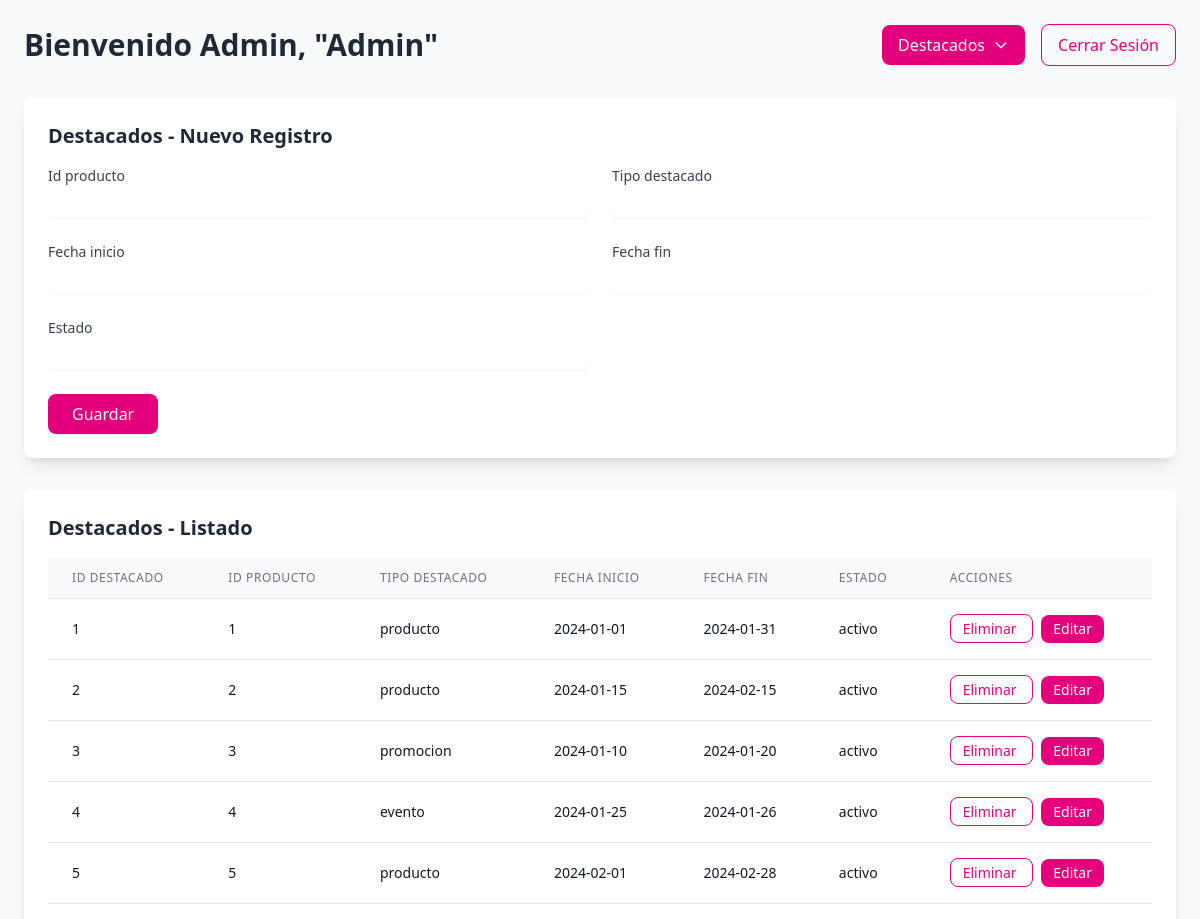
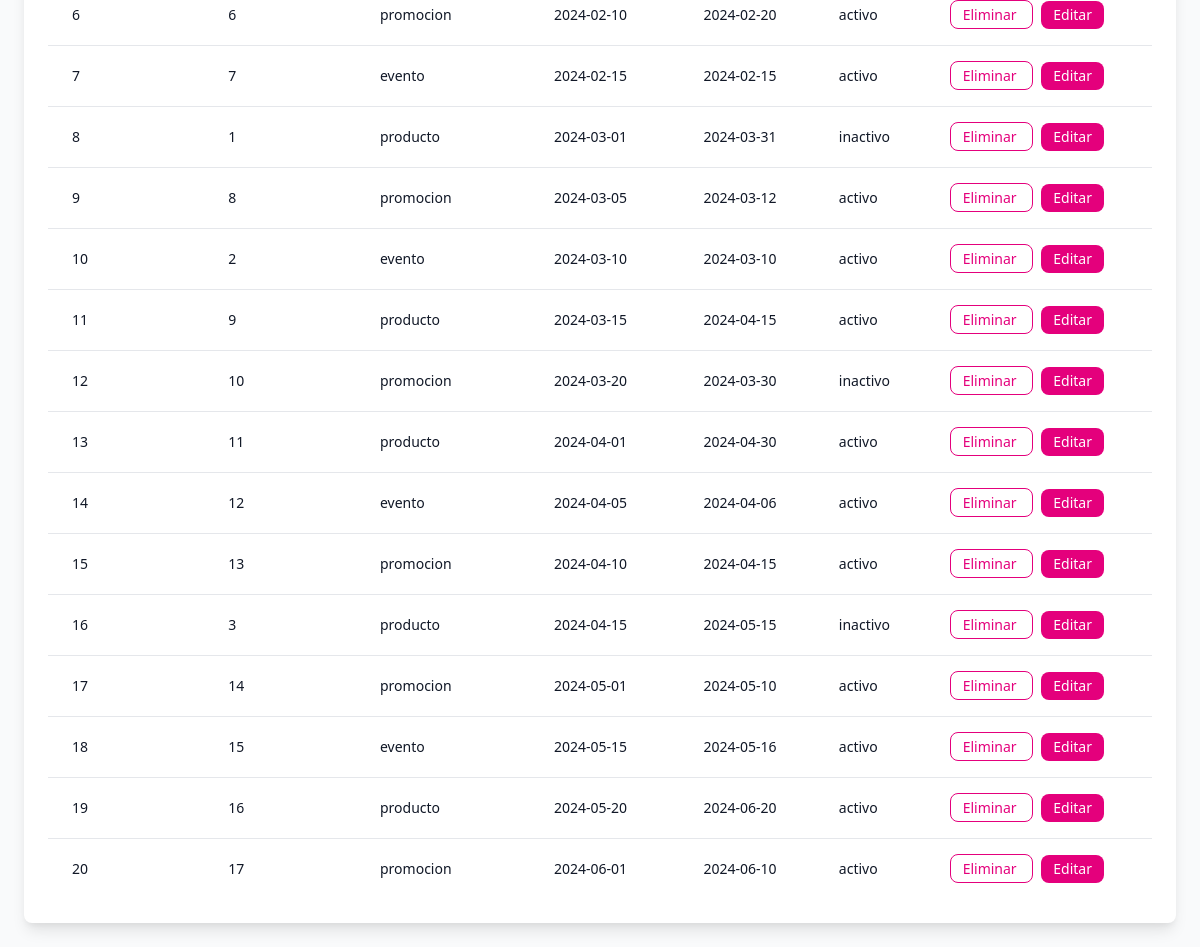
The app's page /empleado/dashboard.php?module=destacados (signed in) with its own data (2 pictures, top to bottom).
### tables this page shows
CREATE TABLE `destacados` (
  `id_destacado` int(11) NOT NULL,
  `id_producto` int(11) DEFAULT NULL,
  `tipo_destacado` enum('producto','evento','promocion') NOT NULL,
  `fecha_inicio` date NOT NULL,
  `fecha_fin` date NOT NULL,
  `estado` enum('activo','inactivo') DEFAULT 'activo'
);

### empleado/dashboard.php (the view, shortened to what this page needs)
<!DOCTYPE html>
<html lang="es">
<head>
    <link href="https://cdnjs.cloudflare.com/ajax/libs/tailwindcss/2.2.19/tailwind.min.css" rel="stylesheet">
</head>
<body class="bg-gray-50">
    <?php
    require_once('../configuracion.php');
    try {
        $pdo = new PDO(
            "mysql:host=" . DB_HOST . ";dbname=" . DB_NAME . ";charset=utf8",
            DB_USER,
            DB_PASS,
            array(PDO::ATTR_ERRMODE => PDO::ERRMODE_EXCEPTION)
        );
    } catch (PDOException $e) {
        die("Error de conexión: " . $e->getMessage());
    }
    $empleado = $_SESSION['empleado'];
    $stmt = $pdo->query("SHOW TABLES");
    $tables = $stmt->fetchAll(PDO::FETCH_COLUMN);
    $modules = [];
    foreach ($tables as $table) {
        $stmt = $pdo->prepare("DESCRIBE $table");
        $stmt->execute();
        $fields = $stmt->fetchAll(PDO::FETCH_ASSOC);
        $fieldsArray = array_column($fields, 'Field');
        $labels = array_map(function ($field) {
            return ucfirst(str_replace('_', ' ', $field));
        }, $fieldsArray);
        $types = array_map(function ($field) {
            switch ($field) {
                case 'email':
                    return 'email';
                case 'password':
                case 'contrasena':
                    return 'password';
                case 'fecha':
                    return 'date';
                case 'telefono':
                    return 'tel';
                default:
                    return 'text';
            }
        }, $fieldsArray);
        $primaryKey = array_column($fields, 'Key');
        $primaryKeyField = $fieldsArray[array_search('PRI', $primaryKey)];
        $modules[$table] = [
            'table' => $table,
            'fields' => $fieldsArray,
            'labels' => $labels,
            'types' => $types,
            'primaryKey' => $primaryKeyField
        ];
    }
    $moduleToShow = $_GET['module'] ?? 'empleados';
    ?>
    <div class="min-h-screen p-6">
        <div class="max-w-7xl mx-auto">
            <div class="flex justify-between items-center mb-8">
                <h1 class="text-3xl font-bold text-gray-800">Bienvenido
                    <?php echo htmlspecialchars($empleado['puesto'] === 'admin' ? 'Admin' : 'Trabajador'); ?>,
                    "<?php echo htmlspecialchars($empleado['nombre']); ?>"
                </h1>
                <div class="flex items-center">
                    <div class="relative dropdown">
                        <button class="btn-primary px-4 py-2 rounded-lg flex items-center space-x-2" onclick="toggleDropdown(event)">
                            <span><?php echo ucfirst($moduleToShow); ?></span>
                            <svg class="w-4 h-4" fill="none" stroke="currentColor" viewBox="0 0 24 24">
                                <path stroke-linecap="round" stroke-linejoin="round" stroke-width="2"
                                    d="M19 9l-7 7-7-7" />
                            </svg>
                        </button>
                    </div>
                    <a href="logout.php" class="btn-outline px-4 py-2 rounded-lg ml-4">
                        Cerrar Sesión
                    </a>
                </div>
            </div>
            <div class="bg-white rounded-lg shadow-lg p-6 mb-8">
                <h2 class="text-xl font-semibold mb-4 text-gray-800">
                    <?php echo ucfirst($moduleToShow); ?> - Nuevo Registro
                </h2>
                <form action="" method="POST">
                    <div class="grid grid-cols-1 md:grid-cols-2 gap-6">
                        <?php foreach ($modules[$moduleToShow]['fields'] as $index => $field): ?>
                            <?php if ($field !== $modules[$moduleToShow]['primaryKey']): ?>
                                <div>
                                    <label class="block text-sm font-medium text-gray-700 mb-2">
                                        <?php echo $modules[$moduleToShow]['labels'][$index]; ?>
                                    </label>
                                    <input type="<?php echo $modules[$moduleToShow]['types'][$index]; ?>"
                                        name="<?php echo $field; ?>"
                                        class="w-full rounded-md border-gray-300 shadow-sm focus:border-primary focus:ring focus:ring-primary focus:ring-opacity-50"
                                        required>
                                </div>
                            <?php endif; ?>
                        <?php endforeach; ?>
                    </div>
                    <div class="mt-6">
                        <button type="submit" class="btn-primary px-6 py-2 rounded-lg">
                            Guardar
                        </button>
                    </div>
                </form>
            </div>
            <div class="bg-white rounded-lg shadow-lg p-6">
                <h2 class="text-xl font-semibold mb-4 text-gray-800">
                    <?php echo ucfirst($moduleToShow); ?> - Listado
                </h2>
                <div class="table-container overflow-x-auto">
                    <table class="min-w-full divide-y divide-gray-200">
                        <thead class="bg-gray-50">
                            <tr>
                                <?php foreach ($modules[$moduleToShow]['labels'] as $label): ?>
                                    <th
                                        class="px-6 py-3 text-left text-xs font-medium text-gray-500 uppercase tracking-wider">
                                        <?php echo htmlspecialchars($label); ?>
                                    </th>
                                <?php endforeach; ?>
                                <th
                                    class="px-6 py-3 text-left text-xs font-medium text-gray-500 uppercase tracking-wider">
                                    Acciones
                                </th>
                            </tr>
                        </thead>
                        <tbody class="bg-white divide-y divide-gray-200">
                            <?php
                            $stmt = $pdo->query("SELECT * FROM {$modules[$moduleToShow]['table']}");
                            while ($row = $stmt->fetch(PDO::FETCH_ASSOC)):
                                ?>
                                <tr class="hover:bg-gray-50">
                                    <?php foreach ($modules[$moduleToShow]['fields'] as $field): ?>
                                        <td class="px-6 py-4 whitespace-nowrap text-sm text-gray-900">
                                            <?php
                                            echo ($field === 'password' || $field === 'contrasena')
                                                ? '********'
                                                : htmlspecialchars($row[$field]);
                                            ?>
                                        </td>
                                    <?php endforeach; ?>
                                    <td class="px-6 py-4 whitespace-nowrap text-sm font-medium">
                                        <a href="?module=<?php echo $moduleToShow; ?>&delete_id=<?php
                                           echo $row[$modules[$moduleToShow]['primaryKey']]; ?>"
                                            onclick="return confirm('¿Estás seguro?')"
                                            class="btn-outline px-3 py-1 rounded-lg mr-2">
                                            Eliminar
                                        </a>
                                        <button onclick="prepareUpdate(<?php echo htmlspecialchars(json_encode($row)); ?>)"
                                            class="btn-primary px-3 py-1 rounded-lg">
                                            Editar
                                        </button>
                                    </td>
                                </tr>
                            <?php endwhile; ?>
                        </tbody>
                    </table>
                </div>
            </div>
        </div>
    </div>
</body>
</html>

### empleado/dashboard.php (style rules this page uses)
:root { --pink-100: #FFE5F3; --pink-200: #FFB3DC; --pink-300: #FF80C6; --pink-400: #FF4DAF; --pink-500: #E4007C; --pink-600: #B30061; --pink-700: #800046; --pink-800: #4D002A; --pink-900: #1A000E; }
.table-container { scrollbar-width: thin; scrollbar-color: var(--pink-500) #f3f4f6; }
.btn-primary { background-color: var(--pink-500); color: white; transition: all 0.2s; }
.btn-outline { border: 1px solid var(--pink-500); color: var(--pink-500); }

### records on screen
destacados: id_destacado "1", id_producto "1", tipo_destacado "producto", fecha_inicio "2024-01-01", fecha_fin "2024-01-31", estado "activo"
destacados: id_destacado "2", id_producto "2", tipo_destacado "producto", fecha_inicio "2024-01-15", fecha_fin "2024-02-15", estado "activo"
destacados: id_destacado "3", id_producto "3", tipo_destacado "promocion", fecha_inicio "2024-01-10", fecha_fin "2024-01-20", estado "activo"
destacados: id_destacado "4", id_producto "4", tipo_destacado "evento", fecha_inicio "2024-01-25", fecha_fin "2024-01-26", estado "activo"
destacados: id_destacado "5", id_producto "5", tipo_destacado "producto", fecha_inicio "2024-02-01", fecha_fin "2024-02-28", estado "activo"
destacados: id_destacado "6", id_producto "6", tipo_destacado "promocion", fecha_inicio "2024-02-10", fecha_fin "2024-02-20", estado "activo"
destacados: id_destacado "7", id_producto "7", tipo_destacado "evento", fecha_inicio "2024-02-15", fecha_fin "2024-02-15", estado "activo"
destacados: id_destacado "8", id_producto "1", tipo_destacado "producto", fecha_inicio "2024-03-01", fecha_fin "2024-03-31", estado "inactivo"
destacados: id_destacado "9", id_producto "8", tipo_destacado "promocion", fecha_inicio "2024-03-05", fecha_fin "2024-03-12", estado "activo"
destacados: id_destacado "10", id_producto "2", tipo_destacado "evento", fecha_inicio "2024-03-10", fecha_fin "2024-03-10", estado "activo"
destacados: id_destacado "11", id_producto "9", tipo_destacado "producto", fecha_inicio "2024-03-15", fecha_fin "2024-04-15", estado "activo"
destacados: id_destacado "12", id_producto "10", tipo_destacado "promocion", fecha_inicio "2024-03-20", fecha_fin "2024-03-30", estado "inactivo"
destacados: id_destacado "13", id_producto "11", tipo_destacado "producto", fecha_inicio "2024-04-01", fecha_fin "2024-04-30", estado "activo"
destacados: id_destacado "14", id_producto "12", tipo_destacado "evento", fecha_inicio "2024-04-05", fecha_fin "2024-04-06", estado "activo"
destacados: id_destacado "15", id_producto "13", tipo_destacado "promocion", fecha_inicio "2024-04-10", fecha_fin "2024-04-15", estado "activo"
destacados: id_destacado "16", id_producto "3", tipo_destacado "producto", fecha_inicio "2024-04-15", fecha_fin "2024-05-15", estado "inactivo"
destacados: id_destacado "17", id_producto "14", tipo_destacado "promocion", fecha_inicio "2024-05-01", fecha_fin "2024-05-10", estado "activo"
destacados: id_destacado "18", id_producto "15", tipo_destacado "evento", fecha_inicio "2024-05-15", fecha_fin "2024-05-16", estado "activo"
destacados: id_destacado "19", id_producto "16", tipo_destacado "producto", fecha_inicio "2024-05-20", fecha_fin "2024-06-20", estado "activo"
destacados: id_destacado "20", id_producto "17", tipo_destacado "promocion", fecha_inicio "2024-06-01", fecha_fin "2024-06-10", estado "activo"

### other values on screen
$empleado['puesto'] === 'admin' ? 'Admin' : 'Trabajador' "Admin"
$empleado['nombre'] "Admin"
$moduleToShow "Destacados"
$modules[$moduleToShow]['labels'][$index] "Id producto"
$modules[$moduleToShow]['labels'][$index] "Tipo destacado"
$modules[$moduleToShow]['labels'][$index] "Fecha inicio"
$modules[$moduleToShow]['labels'][$index] "Fecha fin"
$modules[$moduleToShow]['labels'][$index] "Estado"
$label "ID DESTACADO"
$label "ID PRODUCTO"
$label "TIPO DESTACADO"
$label "FECHA INICIO"
$label "FECHA FIN"
$label "ESTADO"
